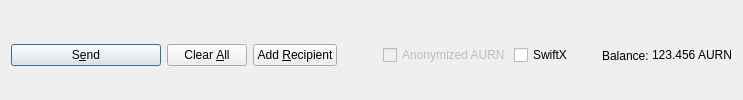
         <widget class="QFrame" name="frame_Send">
          <layout class="QHBoxLayout" name="horizontalLayout">
           <property name="bottomMargin">
            <number>0</number>
           </property>
           <item>
            <widget class="QPushButton" name="sendButton">
             <property name="minimumSize">
              <size>
               <width>150</width>
               <height>0</height>
              </size>
             </property>
             <property name="toolTip">
              <string>Confirm the send action</string>
             </property>
             <property name="text">
              <string>S&amp;end</string>
             </property>
             <property name="icon">
              <iconset resource="../bitcoin.qrc">
               <normaloff>:/icons/send</normaloff>:/icons/send</iconset>
             </property>
             <property name="autoDefault">
              <bool>false</bool>
             </property>
             <property name="default">
              <bool>true</bool>
             </property>
            </widget>
           </item>
           <item>
            <widget class="QPushButton" name="clearButton">
             <property name="sizePolicy">
              <sizepolicy hsizetype="Minimum" vsizetype="Fixed">
               <horstretch>0</horstretch>
               <verstretch>0</verstretch>
              </sizepolicy>
             </property>
             <property name="toolTip">
              <string>Clear all fields of the form.</string>
             </property>
             <property name="text">
              <string>Clear &amp;All</string>
             </property>
             <property name="icon">
              <iconset resource="../bitcoin.qrc">
               <normaloff>:/icons/remove</normaloff>:/icons/remove</iconset>
             </property>
             <property name="autoDefault">
              <bool>false</bool>
             </property>
            </widget>
           </item>
           <item>
            <widget class="QPushButton" name="addButton">
             <property name="toolTip">
              <string>Send to multiple recipients at once</string>
             </property>
             <property name="text">
              <string>Add &amp;Recipient</string>
             </property>
             <property name="icon">
              <iconset resource="../bitcoin.qrc">
               <normaloff>:/icons/add</normaloff>:/icons/add</iconset>
             </property>
             <property name="autoDefault">
              <bool>false</bool>
             </property>
            </widget>
           </item>
           <item>
            <spacer name="horizontalSpacer">
             <property name="orientation">
              <enum>Qt::Horizontal</enum>
             </property>
             <property name="sizeHint" stdset="0">
              <size>
               <width>40</width>
               <height>20</height>
              </size>
             </property>
            </spacer>
           </item>
           <item>
            <layout class="QHBoxLayout" name="horizontalLayout_2">
             <property name="spacing">
              <number>3</number>
             </property>
             <item>
              <widget class="QCheckBox" name="checkzPIV">
               <property name="enabled">
                <bool>false</bool>
               </property>
               <property name="text">
                <string>Anonymized AURN</string>
               </property>
              </widget>
             </item>
             <item>
              <widget class="QCheckBox" name="checkSwiftTX">
               <property name="enabled">
                <bool>true</bool>
               </property>
               <property name="minimumSize">
                <size>
                 <width>85</width>
                 <height>0</height>
                </size>
               </property>
               <property name="text">
                <string>SwiftX</string>
               </property>
              </widget>
             </item>
             <item>
              <widget class="QLabel" name="label">
               <property name="text">
                <string>Balance:</string>
               </property>
              </widget>
             </item>
             <item>
              <widget class="QLabel" name="labelBalance">
               <property name="sizePolicy">
                <sizepolicy hsizetype="Preferred" vsizetype="Fixed">
                 <horstretch>0</horstretch>
                 <verstretch>0</verstretch>
                </sizepolicy>
               </property>
               <property name="cursor">
                <cursorShape>IBeamCursor</cursorShape>
               </property>
               <property name="text">
                <string notr="true">123.456 AURN</string>
               </property>
               <property name="textInteractionFlags">
                <set>Qt::LinksAccessibleByMouse|Qt::TextSelectableByKeyboard|Qt::TextSelectableByMouse</set>
               </property>
              </widget>
             </item>
            </layout>
           </item>
          </layout>
         </widget>
